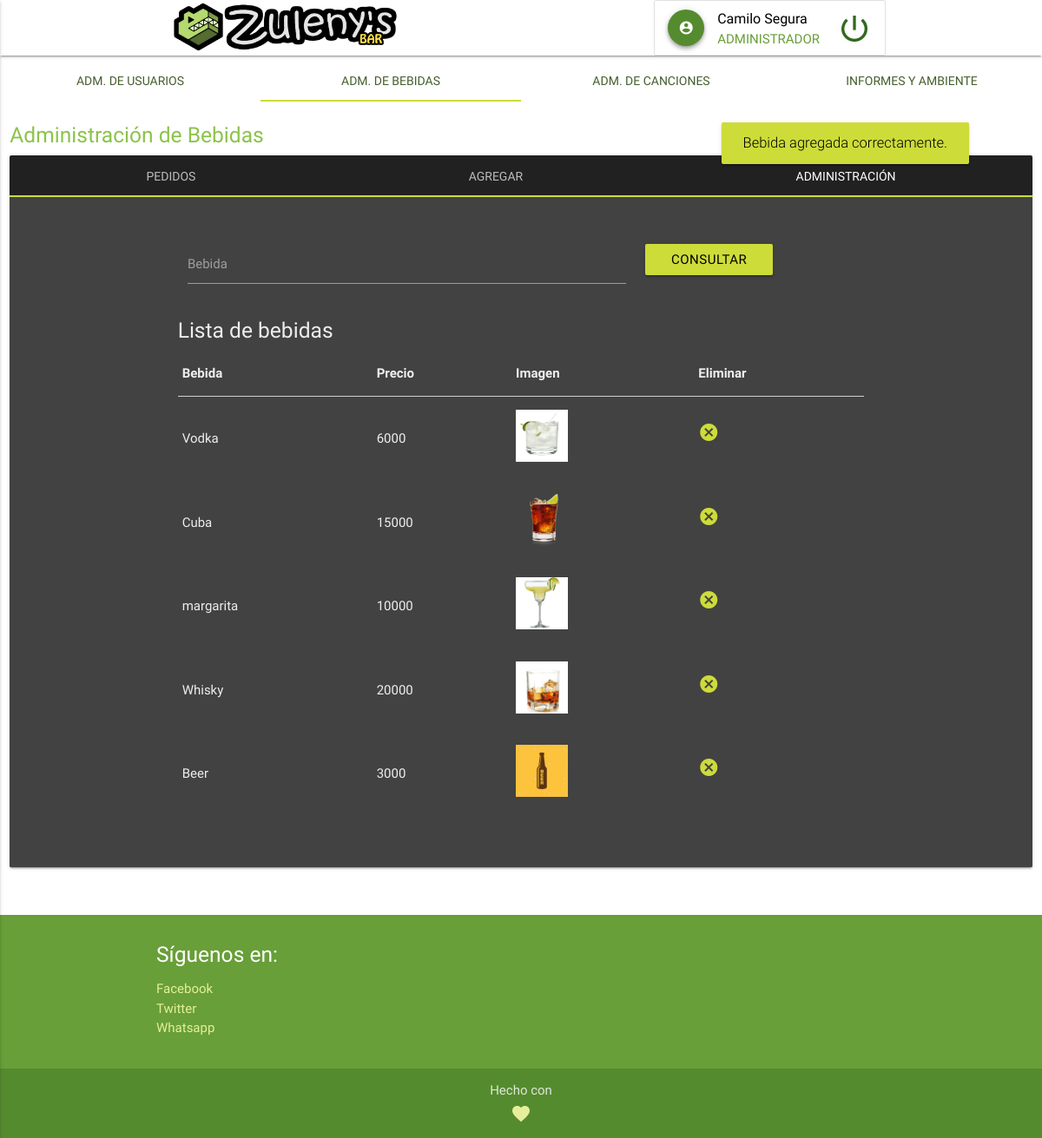
Page /admin.php?tab=2&subtab=3&msg=6 (signed in) on the committed database.
### tables this page shows
CREATE TABLE `lista_bebidas` (
  `id` int(5) NOT NULL,
  `nombre` varchar(25) NOT NULL,
  `precio` int(15) NOT NULL,
  `drink_img` blob NOT NULL
);

### admin/manage_users.php (the view, shortened to what this page needs)
<body class="white">
</body>

### admin/manage_drinks.php (shortened to what this page needs)
<?php
include(__DIR__ . '/../connection.php');
try{
  $db_con = new PDO("mysql:host={$host};dbname={$db}", $user, $pw);
  $db_con->setAttribute(PDO::ATTR_ERRMODE, PDO::ERRMODE_EXCEPTION);
}
catch(PDOException $e){
  echo $e->getMessage();
}
?>
<body class="white">
    <div class="row">
        <div class="col s12">
        <h5 class="light-green-text left-align" style="margin-top:25px;">Administración de Bebidas</h5>
            <div class="card grey darken-4">
                <div class="card-tabs">
                    <ul class="tabs tabs-fixed-width tabs-transparent">
                        <li class="tab"><a href="#drinks_request" >Pedidos</a></li>
                        <li class="tab"><a href="#drinks_crud">Agregar</a></li>
                        <li class="tab"><a href="#drinks_list">Administración</a></li>
                        <li class="indicator" style="left: 85px; right: 85px;"></li>
                    </ul>
                </div>
                <div class="card-content grey darken-3 grey-text text-lighten-3" style="min-height:280px;">
                    <div id = "drinks_list">
                        <div class="container">
                            <div id="responsive" class="section scrollspy">
                                <div class="row">
                                    <div class="col s12">
                                        <form method="post" action="admin.php?tab=2&#38;subtab=3">
                                            <div class="input-field col s6 m8">
                                                <input id="drink_name_list" name="drink_name_list" type="text" class="validate">
                                                <label for="drink_name_list">Bebida</label>
                                            </div>
                                            <div class="col s6 m4">
                                                <button type="submit" name="SubmitBebida" class="btn waves-effect waves-black lime black-text" style="margin-top: 15px;">Consultar</button>
                                            </div>
                                        </form>
                                    </div>
                                </div>
                                <h5 class="header">Lista de bebidas</h5>
                                <div class="row">
                                    <div class="col s12">
                                        <table class="responsive-table">
                                            <thead>
                                                <th>Bebida</th>
                                                <th>Precio</th>
                                                <th>Imagen</th>
                                                <th>Eliminar</th>
                                            </thead>
                                            <tbody>
                                                <?php
                                                if (isset($_POST['sent12'])) {
                                                $nombre = $_POST['drink_name_list'];
                                                if($nombre == "") $results = $db_con->prepare("SELECT * FROM lista_bebidas ORDER BY id");
                                                else $results = $db_con->prepare("SELECT * FROM lista_bebidas where nombre='$nombre' ORDER BY id");
                                                }else{
                                                $results = $db_con->prepare("SELECT * FROM lista_bebidas ORDER BY id");
                                                }
                                                $results->execute();
                                                while($row = $results->fetch(PDO::FETCH_ASSOC)) {
                                                extract($row);
                                                ?>
                                                <tr>
                                                    <td><?php echo $row['nombre']; ?></td>
                                                    <td><?php echo $row['precio']; ?></td>
                                                    <td><img src="admin/uploads/<?php echo $row['drink_img']; ?>" class="img-rounded" alt="image" style="width:60px" height="60px;"></td>
                                                    <td><a href="admin/delete_drinks.php?id=<?php echo $id; ?>"><i class="material-icons lime-text" style="margin-top:-10px;">cancel</i></a> </td>
                                                </tr>
                                                <?php
                                                }
                                                ?>
                                            </tbody>
                                        </table>
                                    </div>
                                </div>
                            </div>
                        </div>
                    </div>
                </div>
            </div>
        </div>
    </div>
</body>

### styles.css (style rules this page uses)
.tabs .indicator { background-color: #CDDC39 !important; }
.tabs .tab a.active { color: #465F2D; }
.tabs .tab a { color: #465F2D; }

### rows in the picture
lista_bebidas: nombre "Vodka", precio "6000", drink_img (picture)
lista_bebidas: nombre "Cuba", precio "15000", drink_img (picture)
lista_bebidas: nombre "margarita", precio "10000", drink_img (picture)
lista_bebidas: nombre "Whisky", precio "20000", drink_img (picture)
lista_bebidas: nombre "Beer", precio "3000", drink_img (picture)

### other values in the picture
$_SESSION["person_name"] "Camilo Segura"
$_SESSION["user_type"] "ADMINISTRADOR"
